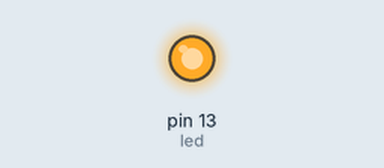
Bench run of a sketch on a simulated Arduino Uno, built with avr-gcc and run on an emulated ATmega328P. Shown: output pins drawn as LEDs (lit = HIGH).

Above: at 0.3 s.
At 17.8 s:
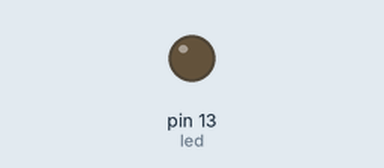
Timing chart, 0 to 24.2 s (numbered marks = the images above):
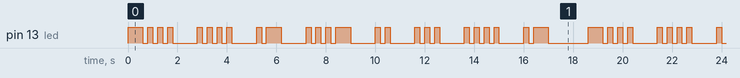

The sketch:

Task1.1P.ino
```cpp
int led = LED_BUILTIN;

void setup()
{
  pinMode(led, OUTPUT);
}

//shortblink
void dot()
{
  digitalWrite(led, HIGH);
  delay(200);
  digitalWrite(led, LOW);
  delay(200);
}

//longblink
void dash()
{
  digitalWrite(led, HIGH);
  delay(600);
  digitalWrite(led, LOW);
  delay(200);
}

void letterGap()
{
  delay(800);
}

void wordGap()
{
  delay(1400);
}

void loop()
{
  // B (-...)
  dash();
  dot();
  dot();
  dot();
  letterGap();

  // H (....)
  dot();
  dot();
  dot();
  dot();
  letterGap();

  // A (.-)
  dot();
  dash();
  letterGap();

  // V (...-)
  dot();
  dot();
  dot();
  dash();
  letterGap();

  // I (..)
  dot();
  dot();
  letterGap();

  // S (...)
  dot();
  dot();
  dot();
  letterGap();

  // H (....)
  dot();
  dot();
  dot();
  dot();
  letterGap();

  // A (.-)
  dot();
  dash();

  wordGap();
}
```

Measured:
- by itself, pin 13 (led): moves between LOW and HIGH, repeating every 18.6 s
- by itself, everything shown: repeats every 18.6 s, in 50 steps
